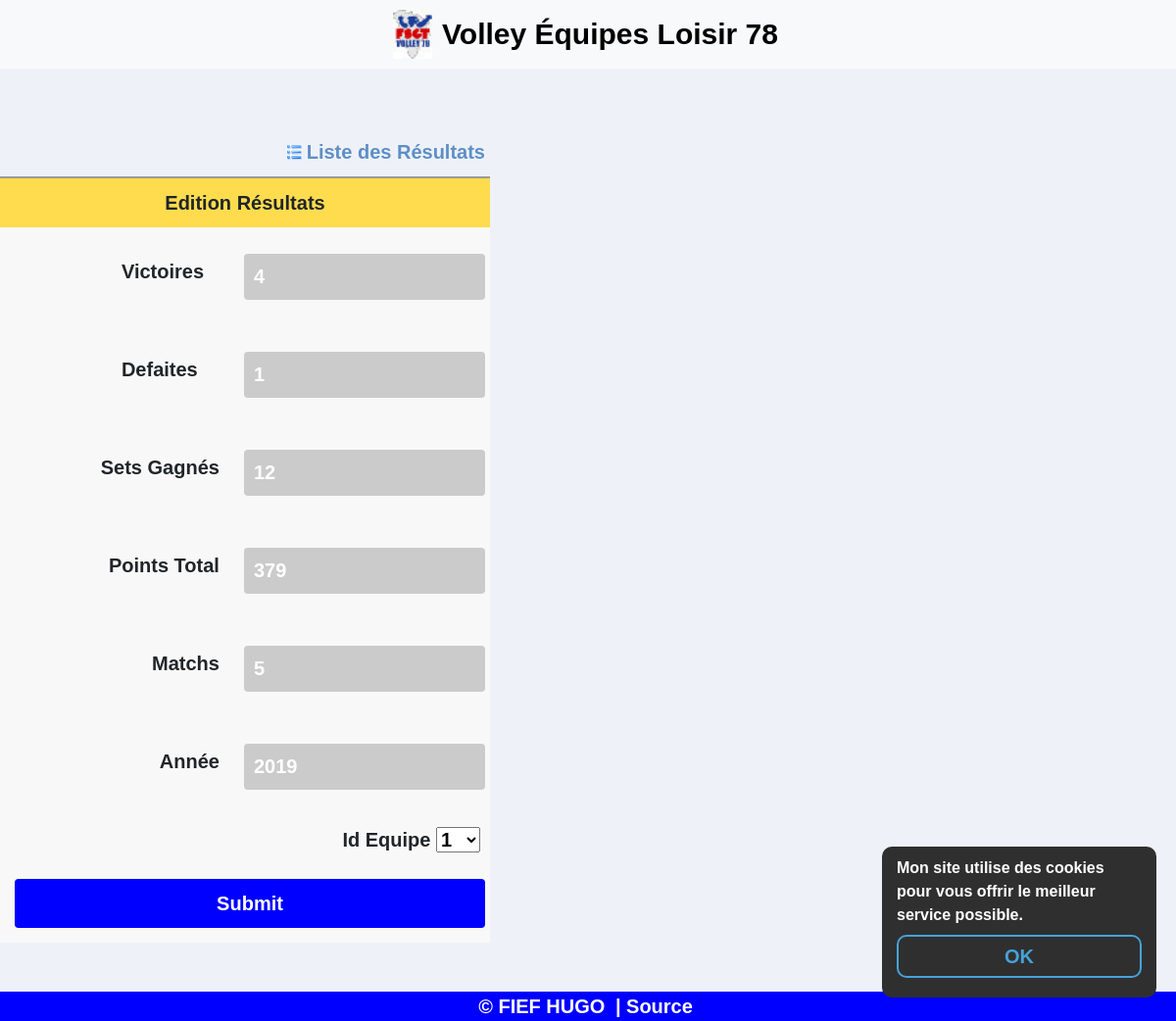
Screenshot of /crud/edit.php?year=2019&id=1 (signed in) with the database file from the repository.
### tables this page shows
CREATE TABLE IF NOT EXISTS `volley_resultats` (
  `id` int(11) NOT NULL,
  `victoires` int(11) NOT NULL,
  `defaites` int(11) NOT NULL,
  `nb_sets_gagnes` int(11) NOT NULL,
  `nb_points_total` int(11) NOT NULL,
  `nb_matchs` int(11) NOT NULL,
  `annee` int(11) NOT NULL,
  `id_equipe` int(11) NOT NULL,
  PRIMARY KEY (`id`)
);

### crud/edit.php (called while the page is built, shortened)
<?php
$get_year = htmlspecialchars(Util::getGetParam('year'));
$get_year = (int)$get_year;
$user = Resultats::getResultats($_GET["id"], $get_year);
require_once("views/edit.view.php");
require_once('../include/footer.php');
?>

### include/class/Util.php (called while the page is built, shortened)
<?php
class Util
{
    public static function getGetParam($param)
    {
        if (!empty($_GET[$param]) && $_GET[$param] !== '') {
            return $_GET[$param];
        }
        return '';
    }
}
?>

### include/class/Bdd.php (called while the page is built, shortened)
<?php
class Bdd
{
    private static $_instance = null;
    private function __construct()
    {
        $this->conn = new PDO('mysql:host=localhost;dbname=volley;charset=utf8', 'root', '', array(PDO::ATTR_ERRMODE => PDO::ERRMODE_EXCEPTION));
    }
    public static function getInstance()
    {
        if (!static::$_instance) {
            static::$_instance = new Bdd();
        }
        return static::$_instance;
    }
}

### include/class/Resultats.php (called while the page is built, shortened)
<?php
class Resultats extends Bdd
{
    public static function getResultats($idResultat, $year)
    {
        return Bdd::getInstance()->conn->query('SELECT * FROM `volley_resultats` WHERE
            `id` = "' . $idResultat . '" AND annee = "' . $year . '"')->fetchAll();
    }
}
?>

### crud/views/edit.view.php (the view, shortened to what this page needs)
<div class="content">
    <form name="frmUser" method="post" action="">
        <div style="width:500px;">
            <div style="padding-bottom:5px;">
                <a style="display: flex; justify-content: flex-end; align-items: center;" href="index.php" class="link">
                    <img style="display: block; margin-right: 5px;" alt='List' title='List'
                         src='../ressources/crud/list.png' width='15px' height='15px'/>
                    Liste des Résultats
                </a>
            </div>
            <table border="0" style="width: 500px; text-align: center;"
                   aria-describedby="édition résultats" class="tblSaveForm">
                <tr class="tableheader">
                    <td colspan="2">Edition Résultats</td>
                </tr>
                <?php foreach ($user as $value) { ?>
                    <tr>
                        <td><label>Victoires</label></td>
                        <td>
                            <input class="form-control txtField" id="validationServer01"
                                type="number" placeholder="Moyenne E4" step="1"
                                name="victoires" min="0" max="9999"
                                value="<?php echo $value['victoires']; ?>"
                            >
                        </td>
                    </tr>
                    <tr>
                        <td><label>Defaites</label></td>
                        <td>
                            <input class="form-control txtField" id="validationServer01"
                                type="number" placeholder="Moyenne E4" step="1"
                                name="defaites" min="0" max="9999"
                                value="<?php echo $value['defaites']; ?>"
                            >
                        </td>
                    </tr>
                    <tr>
                        <td><label style="width: inherit; padding: 0;">Sets Gagnés</label></td>
                        <td>
                            <input class="form-control txtField" id="validationServer01"
                                type="number" placeholder="Moyenne E4" step="1"
                                name="nb_sets_gagnes" min="0" max="9999"
                                value="<?php echo $value['nb_sets_gagnes']; ?>"
                            >
                        </td>
                    </tr>
                    <tr>
                        <td><label style="width: inherit; padding: 0;">Points Total</label></td>
                        <td>
                            <input class="form-control txtField" id="validationServer01"
                                type="number" placeholder="Moyenne E4" step="1"
                                name="nb_points_total" min="0" max="9999"
                                value="<?php echo $value['nb_points_total']; ?>"
                            >
                        </td>
                    </tr>
                    <tr>
                        <td><label style="width: inherit; padding: 0;">Matchs</label></td>
                        <td>
                            <input class="form-control txtField" id="validationServer01"
                                type="number" placeholder="Moyenne E4" step="1"
                                name="nb_matchs" min="0" max="9999"
                                value="<?php echo $value['nb_matchs']; ?>"
                            >
                        </td>
                    </tr>
                    <tr>
                        <td><label style="width: inherit; padding: 0;">Année</label></td>
                        <td>
                            <input class="form-control txtField" id="validationServer01"
                                type="number" placeholder="Moyenne E4" step="1"
                                name="annee" min="2000" max="9999"
                                value="<?php echo $value['annee']; ?>"
                            >
                        </td>
                    </tr>
                    <tr>
                        <td></td>
                        <td style="text-align: right;">
                            Id Equipe
                            <select name="equipe_id">
                                <?php
                                foreach (Bdd::getInstance()->conn->query('SELECT * FROM volley_resultats') as $row) {
                                    echo '<option value="' . $row['id'] . '">' .
                                        $row['id_equipe'] . '</option>';
                                }
                                ?>
                            </select>
                        </td>
                    </tr>
            <?php } ?>
                <tr>
                    <td colspan="2">
                        <input type="submit" name="submit" value="Submit" class="btnSubmit">
                    </td>
                </tr>
            </table>
        </div>
    </form>
</div>

### css/style.css (style rules this page uses)
* { font-family: cursive, sans-serif !important; }
*:not(h1):not(h2) { font-weight: bold !important; font-size: 20px !important; }
html, body { width: 100%; height: 100%; margin: 0; }
body { background-color: #EEF2F8; }
a { text-decoration: none; }
label { padding: 0 10px 0 0; font-size: 26px; line-height: 70px; display: none; width: 26px; float: right; }
.content { z-index: -1; width: 100%; margin-top: 70px; }
input[type=submit] { background-color: blue; color: white; border: none; padding: 10px; }
input { font-family: cursive; font-weight: normal; font-size: 16px; }
.logform input, a { margin: 5px; }
input { width: 100%; margin: 5px; }
.tblSaveForm { border-top: 2px #999999 solid; background-color: #f8f8f8; }
.tableheader { background-color: #fedc4d; }
.btnSubmit { background-color: #fd9512; padding: 5px; border-color: #FF6600; border-radius: 4px; color: white; }
.txtField { padding: 5px; border: #fedc4d 1px solid; border-radius: 4px; }
.link { text-decoration: none; color: #5e8fc7; font-size: 11px; }

### crud/views/edit.view.php (style rules this page uses)
label { display: block; padding: 0 100px 0 0; font-size: 18px; }
td { padding: 10px; }
input[type="number"] { background-color: #CBCBCB; color: white; border-style: none; padding: 10px; }

### rows the page displays
volley_resultats: victoires "4", defaites "1", nb_sets_gagnes "12", nb_points_total "379", nb_matchs "5", annee "2019"

### other values shown
form field equipe_id "1"
